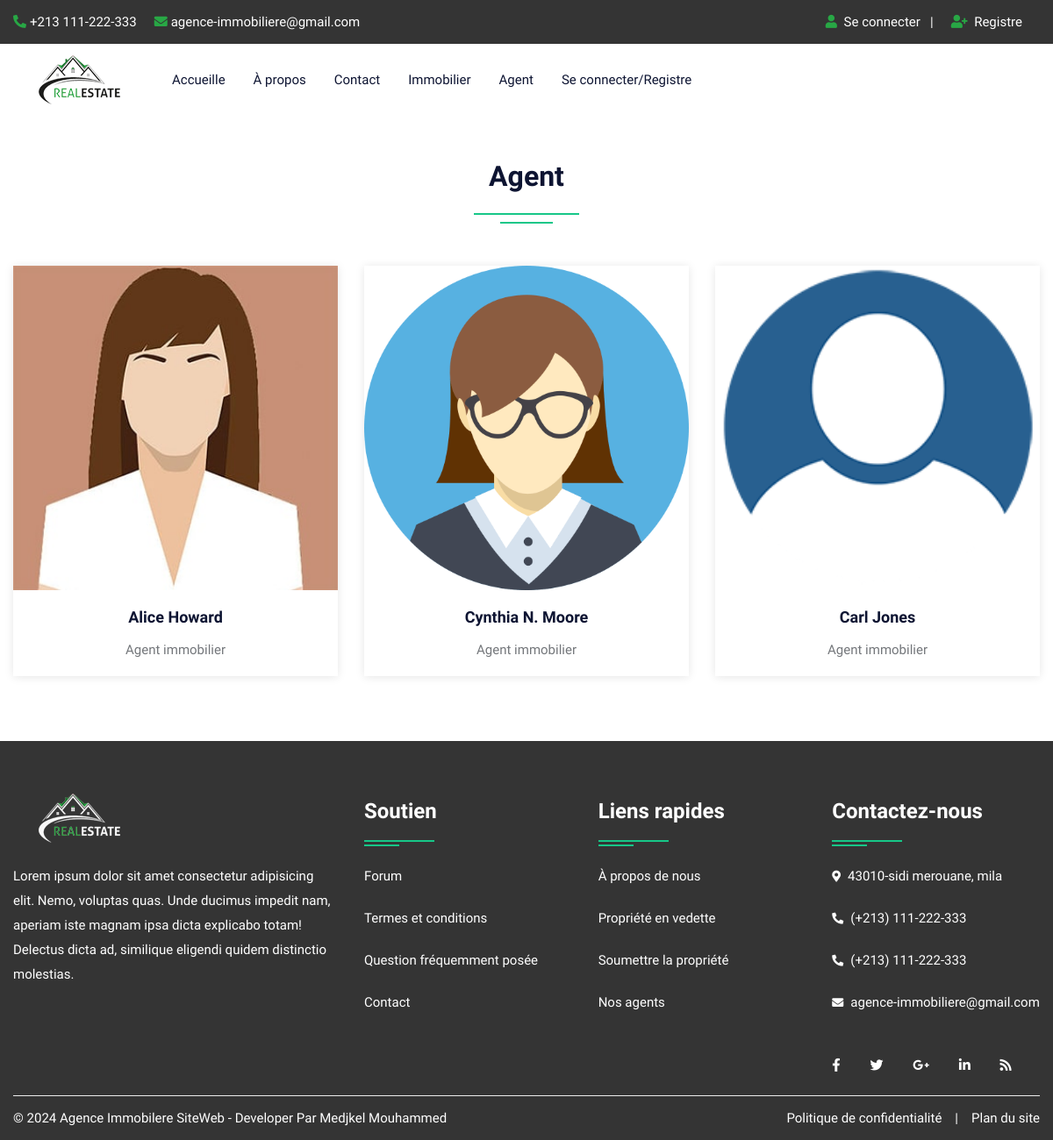
Before: /agent.php with the older database file.
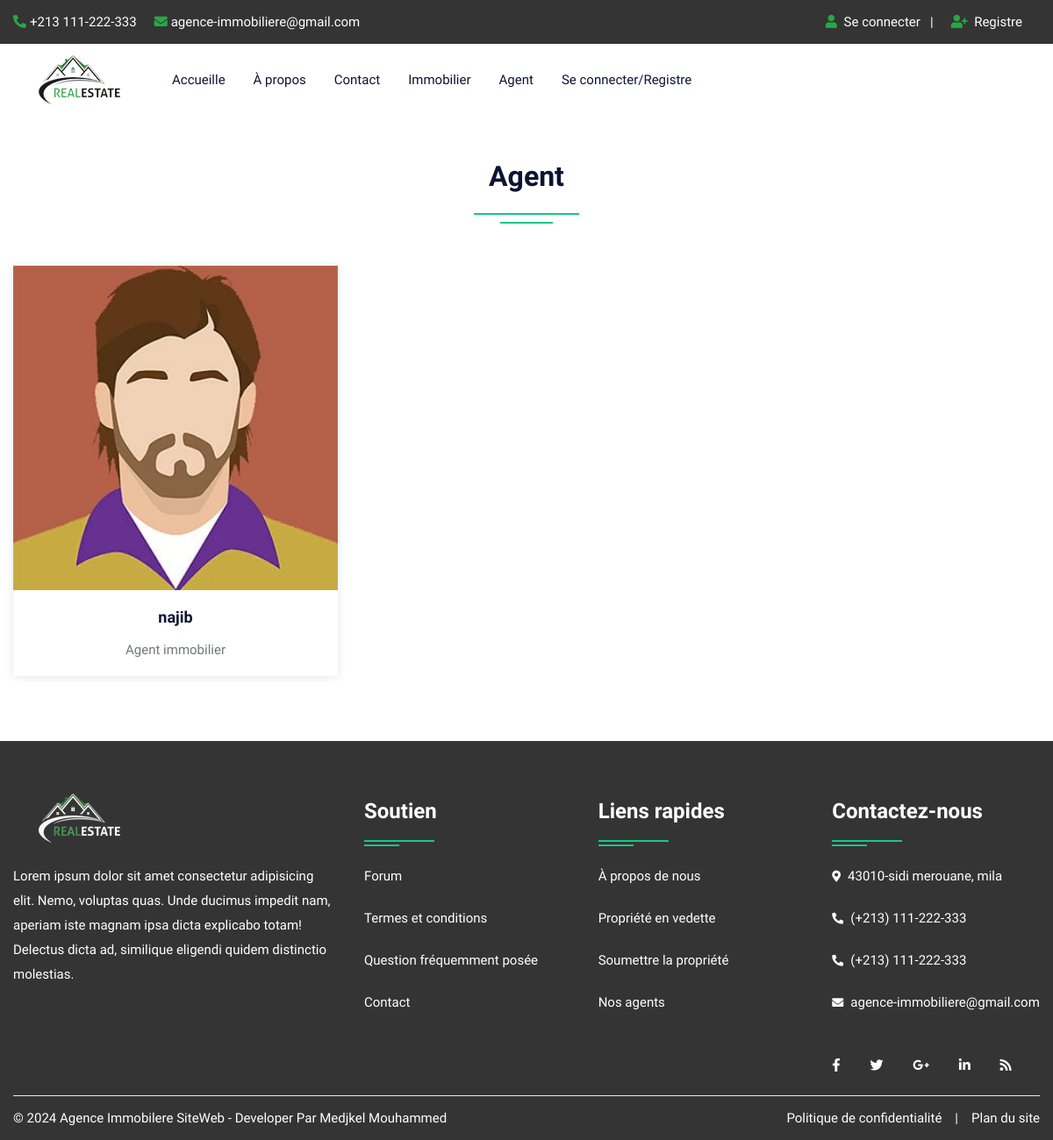
After: the same page with the newer database file.
### tables this page shows
CREATE TABLE `user` (
  `uid` int(50) NOT NULL,
  `uname` varchar(100) NOT NULL,
  `uemail` varchar(100) NOT NULL,
  `uphone` varchar(20) NOT NULL,
  `upass` varchar(50) NOT NULL,
  `utype` varchar(50) NOT NULL,
  `uimage` varchar(300) NOT NULL
);

### agent.php (the view, shortened to what this page needs)
<!DOCTYPE html>
<html lang="en">
<head>
<link rel="stylesheet" type="text/css" href="css/bootstrap.min.css">
<link rel="stylesheet" type="text/css" href="css/bootstrap-slider.css">
<link rel="stylesheet" type="text/css" href="css/jquery-ui.css">
<link rel="stylesheet" type="text/css" href="css/layerslider.css">
<link rel="stylesheet" type="text/css" href="css/color.css" id="color-change">
<link rel="stylesheet" type="text/css" href="css/owl.carousel.min.css">
<link rel="stylesheet" type="text/css" href="css/font-awesome.min.css">
<link rel="stylesheet" type="text/css" href="fonts/flaticon/flaticon.css">
<link rel="stylesheet" type="text/css" href="css/style.css">
</head>
<body>
<div id="page-wrapper">
    <div class="row">
		<?php include("include/header.php");?>
        <div class="full-row">
            <div class="container">
				<div class="row">
                    <div class="col-lg-12">
                        <h2 class="text-secondary double-down-line text-center mb-5">Agent</h2>
                        </div>
                </div>
                <div class="row">
                    <?php
							$query=mysqli_query($con,"SELECT * FROM user WHERE utype='agent'");
								while($row=mysqli_fetch_array($query))
								{
                            ?>
                    <div class="col-md-6 col-lg-4">
                        <div class="hover-zoomer bg-white shadow-one mb-4">
                            <div class="overflow-hidden"> <img src="admin/user/<?php echo $row['6'];?>" alt="aimage"> </div>
                            <div class="py-3 text-center">
                                <h5 class="text-secondary hover-text-success"><a href="#"><?php echo $row['1'];?></a></h5>
                                <span>Agent immobilier</span> </div>
                        </div>
                    </div>
                    <?php } ?>
                </div>
            </div>
        </div>
		<?php include("include/footer.php");?>
    </div>
</div>
</body>
</html>

### include/header.php (shortened to what this page needs)
<link rel="stylesheet" href="./css/notification.css" />
<header id="header" class="transparent-header-modern fixed-header-bg-white w-100">
            <div class="top-header bg-secondary">
                <div class="container">
                    <div class="row">
                        <div class="col-md-8">
                            <ul class="top-contact list-text-white  d-table">
                                <li><a href="#"><i class="fas fa-phone-alt text-success mr-1"></i>+213 111-222-333</a></li>
                                <li><a href="#"><i class="fas fa-envelope text-success mr-1"></i>agence-immobiliere@gmail.com</a></li>
                            </ul>
                        </div>
                        <div class="col-md-4">
                            <div class="top-contact float-right">
                                <ul class="list-text-white d-table">
								<li><i class="fas fa-user text-success mr-1"></i>
								<?php  if(isset($_SESSION['uemail']))
								{ ?>
								<a href="logout.php">Se déconnecter</a>&nbsp;&nbsp;<?php } else { ?>
								<a href="login.php">Se connecter</a>&nbsp;&nbsp;
								| </li>
								<li><i class="fas fa-user-plus text-success mr-1"></i><a href="register.php"> Registre</li><?php } ?>
								</ul>
                            </div>
                        </div>
                    </div>
                </div>
            </div>
            <div class="main-nav secondary-nav hover-success-nav py-2">
                <div class="container">
                    <div class="row">
                        <div class="col-lg-12">
                            <nav class="navbar navbar-expand-lg navbar-light p-0"> <a class="navbar-brand position-relative" href="index.php"><img class="nav-logo" src="images/logo/restatelg.png" alt=""></a>
                                <div class="collapse navbar-collapse" id="navbarSupportedContent">
                                    <ul class="navbar-nav mr-auto">
                                        <li class="nav-item dropdown"> <a class="nav-link" href="index.php" role="button" aria-haspopup="true" aria-expanded="false">Accueille</a></li>
										<li class="nav-item"> <a class="nav-link" href="about.php">À propos</a> </li>
                                        <li class="nav-item"> <a class="nav-link" href="contact.php">Contact</a> </li>
                                        <li class="nav-item"> <a class="nav-link" href="property.php">Immobilier</a> </li>
                                        <li class="nav-item"> <a class="nav-link" href="agent.php">Agent</a> </li>
										<?php  if(isset($_SESSION['uemail']))
										{ ?>
										<li class="nav-item dropdown">
											<a class="nav-link dropdown-toggle" href="#" role="button" data-toggle="dropdown" aria-haspopup="true" aria-expanded="false">Mon compte</a>
											<ul class="dropdown-menu">
												<li class="nav-item"> <a class="nav-link" href="profile.php">Profile</a> </li>
												<li class="nav-item"> <a class="nav-link" href="feature.php">Votre immobilier</a> </li>
												<li class="nav-item"> <a class="nav-link" href="logout.php">Se déconnecter</a> </li>
											</ul>
                                        </li>
										<?php } else { ?>
										<li class="nav-item"> <a class="nav-link" href="login.php">Se connecter/Registre</a> </li>
										<?php } ?>
                                    </ul>
                                </div>
                            </nav>
                        </div>
                    </div>
                </div>
            </div>
        </header>

### include/footer.php
<footer class="full-row bg-secondary p-0">
            <div class="container">
                <div  class="row">
                    <div class="col-lg-12">
                        <div class="divider py-40">
                            <div class="row">
                                <div class="col-md-12 col-lg-4">
                                    <div class="footer-widget mb-4">
                                        <div class="footer-logo mb-4"> <a href="#"><img class="logo-bottom" src="images/logo/restatelg_white.png" alt="image"></a> </div>
                                        <p class="pb-20 text-white">Lorem ipsum dolor sit amet consectetur adipisicing elit. Nemo, voluptas quas. Unde ducimus impedit nam, aperiam iste magnam ipsa dicta explicabo totam! Delectus dicta ad, similique eligendi quidem distinctio molestias.</p>
                                        </div>
                                </div>
                                <div class="col-md-12 col-lg-8">
                                    <div class="row">
                                        <div class="col-md-4 col-lg-4">
                                            <div class="footer-widget footer-nav mb-4">
                                                <h4 class="widget-title text-white double-down-line-left position-relative">Soutien</h4>
                                                <ul class="hover-text-primary">
                                                    <li><a href="#" class="text-white">Forum</a></li>
                                                    <li><a href="#" class="text-white">Termes et conditions</a></li>
                                                    <li><a href="#" class="text-white">Question fréquemment posée</a></li>
                                                    <li><a href="contact.php" class="text-white">Contact</a></li>
                                                </ul>
                                            </div>
                                        </div>
                                        <div class="col-md-4 col-lg-4">
                                            <div class="footer-widget footer-nav mb-4">
                                                <h4 class="widget-title text-white double-down-line-left position-relative">Liens rapides</h4>
                                                <ul class="hover-text-primary">
                                                    <li><a href="about.php" class="text-white">À propos de nous</a></li>
                                                    <li><a href="#" class="text-white">Propriété en vedette</a></li>
                                                    <li><a href="#" class="text-white">Soumettre la propriété</a></li>
                                                    <li><a href="agent.php" class="text-white">Nos agents</a></li>
                                                </ul>
                                            </div>
                                        </div>
                                        <div class="col-md-4 col-lg-4">
                                            <div class="footer-widget">
                                                <h4 class="widget-title text-white double-down-line-left position-relative">Contactez-nous</h4>
                                                <ul class="text-white">
                                                    <li class="hover-text-primary"><i class="fas fa-map-marker-alt text-white mr-2 font-13 mt-1"></i>43010-sidi merouane, mila</li>
                                                    <li class="hover-text-primary"> <i class="fas fa-phone-alt text-white mr-2 font-13 mt-1"></i>(+213) 111-222-333</li>
													<li class="hover-text-primary"> <i class="fas fa-phone-alt text-white mr-2 font-13 mt-1"></i>(+213) 111-222-333</li>
                                                    <li class="hover-text-primary"><i class="fas fa-envelope text-white mr-2 font-13 mt-1"></i>agence-immobiliere@gmail.com</li>
                                                </ul>
                                            </div>
                                            <div class="footer-widget media-widget mt-4 text-white hover-text-primary"> <a href="#"><i class="fab fa-facebook-f"></i></a> <a href="#"><i class="fab fa-twitter"></i></a> <a href="#"><i class="fab fa-google-plus-g"></i></a> <a href="#"><i class="fab fa-linkedin-in"></i></a> <a href="#"><i class="fas fa-rss"></i></a> </div>
                                        </div>
                                    </div>
                                </div>
                            </div>
                        </div>
                    </div>
                </div>
                <div class="row copyright">
                    <div class="col-sm-6"> <span class="text-white">© <?php echo date('Y');?> Agence Immobilere SiteWeb - Developer Par Medjkel Mouhammed</span> </div>
                    <div class="col-sm-6">
                        <ul class="line-menu text-white hover-text-primary float-right">
                            <li><a href="#">Politique de confidentialité</a></li>
                            <li>|</li>
                            <li><a href="#"> Plan du site</a></li>
                        </ul>
                    </div>
                </div>
            </div>
        </footer>

### css/color.css (style rules this page uses)
:root { --theme-ordinary-color: #74777b; }
:root { --theme-primary-color: #17c788; }
:root { --theme-secondary-color: #0d1432; }
:root { --theme-white-color: #fff; }
:root { --theme-light-color: #f8f8f8; }
:root { --theme-gray-color: #f5f5f5; }
:root { --theme-footer-color: #091b4b; }
:root { --theme-dark-color: #091b4b; }
:root { --text-light-color: #a3a7af; }
:root { --theme-primary-opacity-color: rgba(11, 191, 141, .8); }
:root { --theme-secondary-opacity-color: rgba(13,20,50,0.7); }
:root { --theme-white-opacity-color: rgba(255, 255, 255, 0.3); }
:root { --theme-dark-opacity-color: rgba(0, 0, 0, 0.5); }
:root { --theme-ordinary-font: 'Muli', sans-serif; }
:root { --theme-highlight-font: 'Comfortaa', cursive; }

Changed rows visible on the page:
removed user: uimage (picture), uname "Alice Howard"
removed user: uimage (placeholder picture), uname "Cynthia N. Moore"
removed user: uimage (picture), uname "Carl Jones"
added user: uimage (picture), uname "najib"
